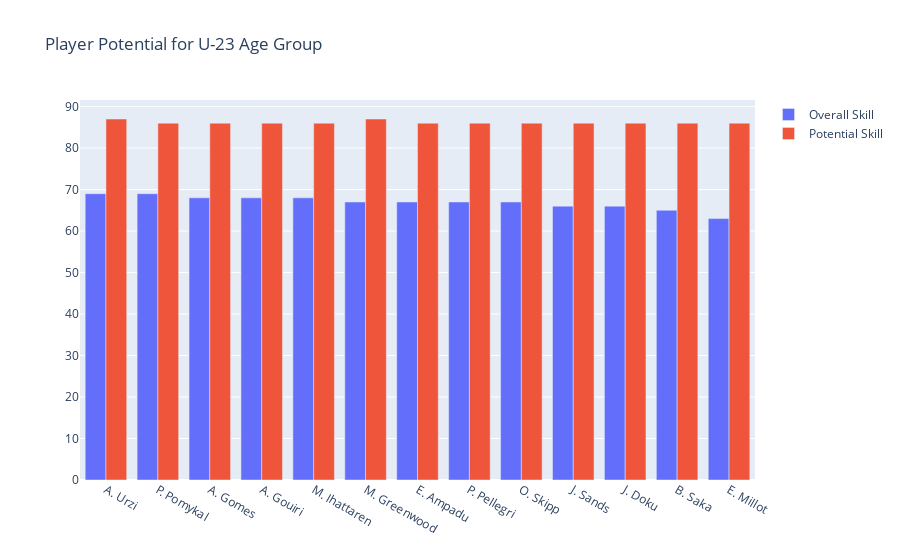

This figure's notebook cell:
### Code cell
overall = go.Bar(
    x = youngpotentialtop10['short_name'],
    y = youngpotentialtop10['overall'],
    name = 'Overall Skill'
)

potential = go.Bar(
    x = youngpotentialtop10['short_name'],
    y = youngpotentialtop10['potential'],
    name = 'Potential Skill'
)

data = [overall, potential]

layout = go.Layout(
    title = 'Player Potential for U-23 Age Group'
)

fig = go.Figure(data=data, layout=layout)
fig.iplot()

### Figure 1 — Plotly figure (JSON) as saved in the notebook; plotly's stock layout.template omitted (floating-point values rounded to 4 significant figures)
{"data": [{"name": "Overall Skill", "type": "bar", "x": ["A. Urzi", "P. Pomykal", "A. Gomes", "A. Gouiri", "M. Ihattaren", "M. Greenwood", "E. Ampadu", "P. Pellegri", "O. Skipp", "J. Sands", "J. Doku", "B. Saka", "E. Millot"], "y": [69, 69, 68, 68, 68, 67, 67, 67, 67, 66, 66, 65, 63]}, {"name": "Potential Skill", "type": "bar", "x": ["A. Urzi", "P. Pomykal", "A. Gomes", "A. Gouiri", "M. Ihattaren", "M. Greenwood", "E. Ampadu", "P. Pellegri", "O. Skipp", "J. Sands", "J. Doku", "B. Saka", "E. Millot"], "y": [87, 86, 86, 86, 86, 87, 86, 86, 86, 86, 86, 86, 86]}], "layout": {"title": {"text": "Player Potential for U-23 Age Group"}}}
